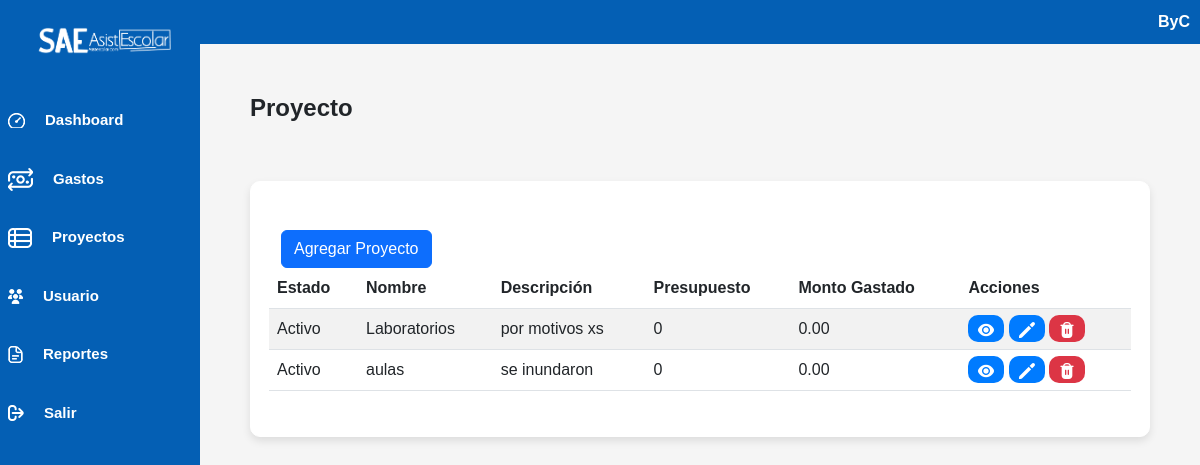
Before: /controlador/proyecto_controlador.php (signed in) with the older database file.
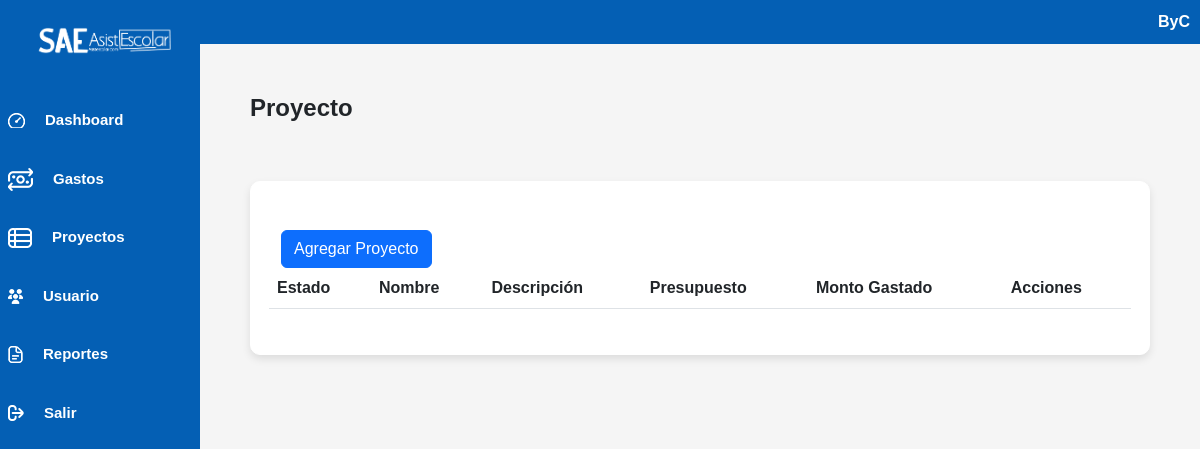
After: the same page with the newer database file.
### tables this page shows
CREATE TABLE `proyecto` (
  `ID_Proyecto` int(11) NOT NULL,
  `Nombre` varchar(50) NOT NULL,
  `Descripcion` varchar(100) NOT NULL,
  `Estado` tinyint(1) NOT NULL DEFAULT 1
);

### controlador/proyecto_controlador.php (called while the page is built, shortened)
<?php
require_once("../modelo/proyecto_modelo.php");
$objProyecto = new Proyecto();
$data = $objProyecto->buscarTodos();
require_once("vista_controlador.php");
require_once("../vista/proyecto_vista.php");
?>

### modelo/conexionPDO.php (called while the page is built, shortened)
<?php
class Conexion {
    private $conexion;
    function __construct(){
        $servidor="localhost";
        $usuarioBD="root";
        $claveBD="";
        $bd="fiscor";
        try {
            $this->conexion=new PDO("mysql:host=$servidor;dbname=$bd",$usuarioBD,$claveBD);
            $this->conexion->setAttribute(PDO::ATTR_ERRMODE,PDO::ERRMODE_EXCEPTION);
        }
        catch(PDOException $fallo){
            die ("La conexion ha fallado.".$fallo->getMessage());
        }
    }
    public function conectar(){
        return $this->conexion;
    }
}
?>

### modelo/proyecto_modelo.php (called while the page is built, shortened)
<?php
require_once("../modelo/conexionPDO.php");
class Proyecto {
    private $conexion;
    public function __construct() {
        $this->conexion = new Conexion();
        $this->conexion = $this->conexion->conectar();
    }
    public function buscarTodos() {
        try {
            $sql = "SELECT * FROM proyecto";
            $stmt = $this->conexion->prepare($sql);
            $stmt->execute();
            return $stmt->fetchAll(PDO::FETCH_ASSOC);
        } catch (PDOException $e) {
            error_log("Error al buscar todos los Proyectos: " . $e->getMessage(), 0);
            return array();
        }
    }
}

### vista/proyecto_vista.php (the view, shortened to what this page needs)
<?php
$nombreUsuario = $_SESSION['usuario'];
?>
<!DOCTYPE html>
<html lang="en">
<head>
    <link rel="stylesheet" href="../vista/css/bootstrap.min.css">
    <link rel="stylesheet" href="../vista/css/dataTables.bootstrap5.css">
    <link rel="stylesheet" type="text/css" href="../vista/css/estilosinicio.css">
</head>
<body>
    <?php imprimirTopBar($nombreUsuario); ?>
    <div class="contenedor">
        <div class="barra-lateral">
            <?php imprimirBarraLateral(); ?>
        </div>
        <div class="contenido">
            <h1>Proyecto</h1>
        </div>
    </div>
    <div class="contenedor-categoria px-6 pt-5">
            <div id="tabla_div">
            <div class="row">
                <div class="col-sm-3">
                    <a href="#" class="modal_abrir btn btn-primary" onClick="agregarProyecto();">Agregar Proyecto</a>
                </div>
                <table id="tabla" class="table table-striped" style="width:100%">
                    <thead>
                        <tr>
                            <th>Estado</th>
                            <th>Nombre</th>
                            <th>Descripción</th>
                            <th>Presupuesto</th>
                            <th>Monto Gastado</th>
                            <th>Acciones</th>
                        </tr>
                    </thead>
                    <tbody>
                        <?php
                        if (isset($data) && is_array($data)) {
                            foreach ($data as $row) {
                                $row['monto_presupuesto'] = 0.00; if( isset( $dataPresupuesto[$row['ID_Proyecto']] )) $row['monto_presupuesto'] = array_sum( $dataPresupuesto[$row['ID_Proyecto']] );
                                echo "<tr>";
                                    $estado = ($row['Estado'] == 1) ? 'Activo' : 'Inactivo';
                                    echo "<td>" . $estado . "</td>";
                                    echo "<td>" . $row['Nombre'] . "</td>";
                                    echo "<td>" . $row['Descripcion'] . "</td>";
                                    echo "<td>". $row['monto_presupuesto'] ."</td>";
                                    echo "<td>0.00</td>";
                                    echo "<td>
                                        <a href='../controlador/categoria_controlador.php?idProyecto=".$row['ID_Proyecto']."' class='btn-azul'><img src='../vista/img/ojo.png' alt='ojo'></a>
                                        <a onClick='buscarProyecto(this)' class='btn-azul' data-id='".$row['ID_Proyecto']."' data-estado='".$row['Estado']."' data-nombre='".$row['Nombre']."' data-descripcion='".$row['Descripcion']."'><img src='../vista/img/editar.png' alt='editar'></a>
                                        <a href='?eliminarId=".$row['ID_Proyecto']."' class='btn-rojo'><img src='../vista/img/eliminar.png' alt='eliminar'></a>
                                    </td>";
                                echo "</tr>";
                            }
                        } else
                            echo "<tr><td colspan='4'>No hay datos disponibles.</td></tr>";
                    ?>
                </tbody>
            </table>
        </div>
    </div>
    </div>
</body>
</html>

### controlador/vista_controlador.php
<?php
function imprimirTopBar($nombreUsuario) {
    ?>
    <div class="top-bar">
        <div class="user-info">
            <span><?php echo htmlspecialchars($nombreUsuario, ENT_QUOTES, 'UTF-8'); ?></span>
        </div>
    </div>
    <?php
}
function imprimirBarraLateral() {
    ?>
    <div class="logo">
        <img src="../vista/img/logo_blanco.png" alt="Logo">
    </div>
    <ul class="menu">
        <li><img src="../vista/img/dashboard.png" alt="dashboard"><a href="#"><i class="icon-dashboard"></i><b>Dashboard</b></a></li>
        <li><img src="../vista/img/gastos.png" alt="usuargastosios"><a href="../controlador/gastos_controlador.php"><i class="icon-gastos"></i><b>Gastos</b></a></li>
        <li><img src="../vista/img/configuracion.png" alt="configuracion"><a href="../controlador/Proyecto_controlador.php"><i class="icon-configuracion"></i><b>Proyectos</b></a></li>
        <li><img src="../vista/img/usuarios.png" alt="usuarios"><a href="../controlador/usuario_controlador.php"><i class="icon-usuarios"></i><b>Usuario</b></a></li>
        <li><img src="../vista/img/reportes.png" alt="reportes"><a href="#"><i class="icon-reportes"></i><b>Reportes</b></a></li>
        <li><img src="../vista/img/salir.png" alt="Volver"><a href="../vista/inicio.php?Volver"><i class="icon-volver"></i><b>Salir</b></a></li>
    </ul>
    <?php
}
?>

### vista/css/estilosinicio.css (style rules this page uses)
body { margin: 0; font-family: 'Poppins', sans-serif !important; background-color: #f5f5f5; }
.contenedor { display: flex; }
.contenido { padding: 50px; height: auto; padding-left: 250px; }
.px-6 { margin: 0 auto; max-width: 2000px; max-height: 1000px; }
.contenedor-categoria { background-color: white; border: 1px solid rgb(255, 255, 255); padding: 20px; padding-left: 30px; padding-right: 30px; padding-top: 30px; padding-bottom: 30px; box-shadow: 0 4px 8px rgba(0, 0, 0, 0.1); border-radius: 10px; width: 75%; max-width: 1200px; margin-left: 250px; }
.barra-lateral { width: 200px; height: 100%; background-color: #045fb4; position: fixed; top: 0; left: 0; overflow-x: hidden; padding-top: 20px; }
.logo { text-align: center; margin-bottom: 30px; }
.logo img { width: 150px; height: auto; }
.menu { list-style-type: none; padding: 0; }
.menu li { padding: 8px; display: flex; align-items: center; color: #fff; }
.menu li a { display: flex; color: #fff; text-decoration: none; padding: 10px 10px; margin-left: 10px; align-items: center; font-size: 15px; }
h1 { font-size: 24px; font-weight: bold; }
.top-bar { background-color: #045fb4 ; color: white; padding: 10px; display: flex; justify-content: flex-end; align-items: center; }
.top-bar .user-info { display: flex; align-items: center; }
.top-bar .user-info span { font-weight: bold; }
.btn-azul { background-color: #007bff; color: white; border: none; padding: 5px 10px; cursor: pointer; border-radius: 10px; }
.btn-rojo { background-color: #dc3545; color: white; border: none; padding: 5px 10px; cursor: pointer; border-radius: 10px; }

Changed rows visible on the page:
removed proyecto: Estado "Activo", Nombre "Laboratorios", Descripcion "por motivos xs", monto_presupuesto "0"
removed proyecto: Estado "Activo", Nombre "aulas", Descripcion "se inundaron", monto_presupuesto "0"
